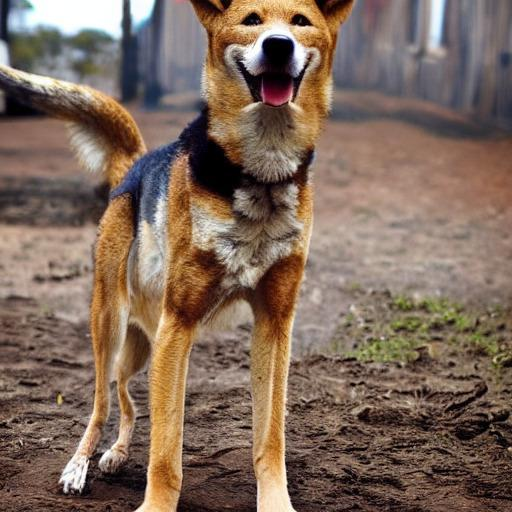
#> input picture origin.jpg, 512 x 512 px; its folder holds 2 pictures in this run
$ python image_split.py
#> lines starting #> are read from the running program, lines starting #| are printed output that depends on the picture
from PIL import Image
import os


def split_and_save_image(input_path):
    # 이미지 불러오기
#> called with input_path = 'origin.jpg'
    original_image = Image.open(input_path)
#> original_image is the input picture: PIL image 512x512 RGB; mean R, G, B 127, 105.6, 91.4

    # 이미지의 크기 가져오기
    width, height = original_image.size
#> width = 512; height = 512

    # 16개의 부분 이미지 크기 계산
    part_width = width // 4
#> part_width = 128
    part_height = height // 4
#> part_height = 128

    # 출력 폴더가 없으면 생성
    all_output_folder = 'data'
    if not os.path.exists(all_output_folder):
        os.makedirs(all_output_folder)

    # 이미지를 16개로 나누어 각각 저장
    for row in range(4):
        for col in range(4):
            left = col * part_width
            top = row * part_height
            right = (col + 1) * part_width
            bottom = (row + 1) * part_height

            # 부분 이미지 추출
            part_image = original_image.crop((left, top, right, bottom))

            # 폴더에 저장
            all_output_path = os.path.join(all_output_folder, f'{item}_part_{row * 4 + col + 1}.jpg')
            part_image.save(all_output_path)
#> this loop made 4 passes
#> pass 1, in split_and_save_image, `part_image.save(all_output_path)`:
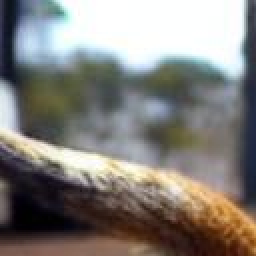
#> saved as origin_part_1.jpg: PIL image 128x128 RGB (shown 2 times larger); mean R, G, B 131.8, 128.3, 124
#> pass 1, in split_and_save_image, `part_image.save(all_output_path)`:
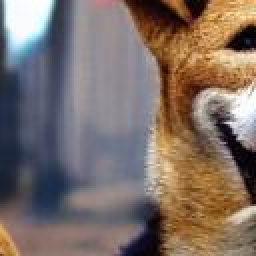
#> saved as origin_part_2.jpg: PIL image 128x128 RGB (shown 2 times larger); mean R, G, B 125.4, 110.7, 103.7
#> pass 1, in split_and_save_image, `part_image.save(all_output_path)`:
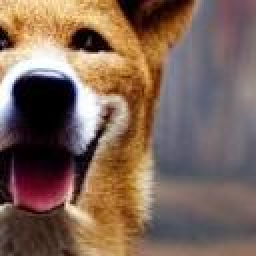
#> saved as origin_part_3.jpg: PIL image 128x128 RGB (shown 2 times larger); mean R, G, B 125.2, 100.7, 87.2
#> pass 1, in split_and_save_image, `part_image.save(all_output_path)`:
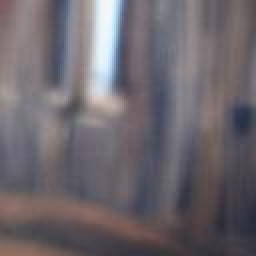
#> saved as origin_part_4.jpg: PIL image 128x128 RGB (shown 2 times larger); mean R, G, B 109, 103, 109
#> after the loop:
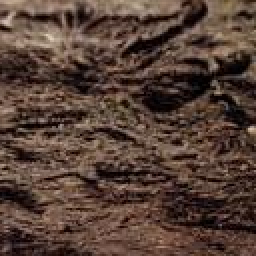
#> part_image: PIL image 128x128 RGB (shown 2 times larger); mean R, G, B 86.1, 65, 54.9


if __name__ == '__main__':
    for item in ['origin', 'split']:
        split_and_save_image(f'{item}.jpg')
#> pass 2 of the loop `for item in ['origin', 'split']:`:
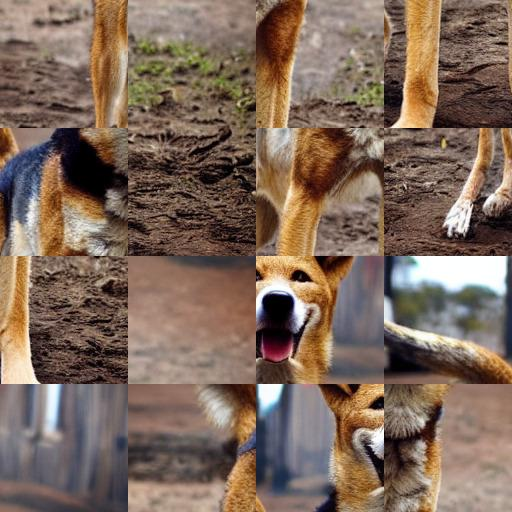
#> input picture split.jpg, 512 x 512 px
#> in split_and_save_image, original_image is the input picture: PIL image 512x512 RGB; mean R, G, B 127, 105.6, 91.4
#> the loop in split_and_save_image (call 2), `for row in range(4):` made 4 passes
#> pass 1, in split_and_save_image (call 2), `part_image.save(all_output_path)`:
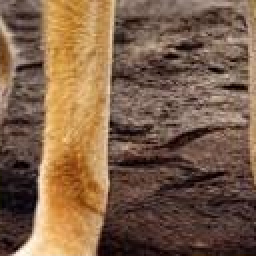
#> saved as split_part_4.jpg: PIL image 128x128 RGB (shown 2 times larger); mean R, G, B 125.1, 95.8, 72.7
#> after the loop in split_and_save_image (call 2), `for row in range(4):`:
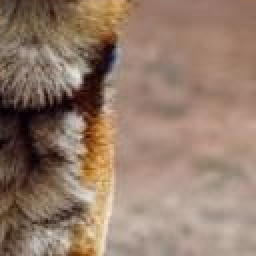
#> part_image: PIL image 128x128 RGB (shown 2 times larger); mean R, G, B 147.8, 123.3, 106.8
